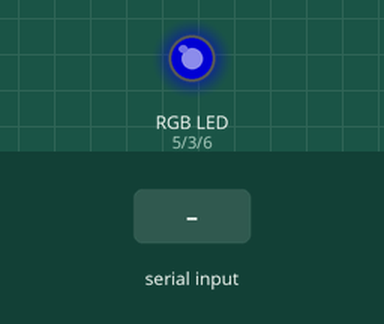
Simulated run of this sketch. Board: Arduino Uno, built with avr-gcc and run on an emulated ATmega328P. Parts: an RGB LED mixed from three pins (HIGH = lit). Inputs (shaded band) come from the test bench. Dim RGB values are drawn brighter than linear; what the sketch prints to the serial monitor is not drawn.

Above: at 1.5 s.
1.6 s: "90,45,200\n" received over the second serial link
At 2.4 s:
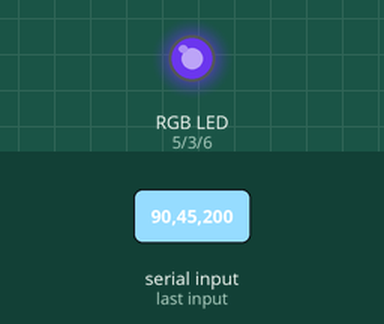
3.1 s: "30,150,10\n" received over the second serial link
At 3.6 s:
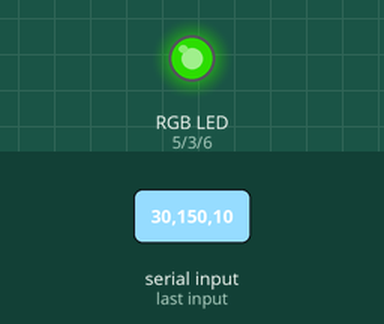
Timing chart, 0 to 6.1 s (numbered marks = the images above; inputs shaded):
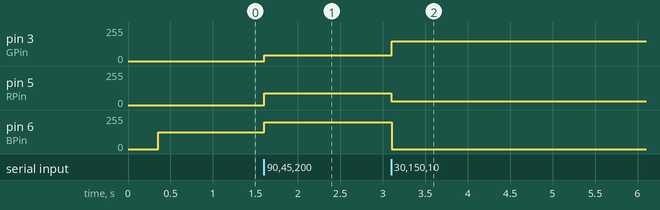

The sketch:

lamp_shield_test.ino
```cpp
#include <SoftwareSerial.h>

#define rxPin 2
#define txPin 4

#define RPin 5
#define GPin 3
#define BPin 6

int red = 0;
int green = 0;
int blue = 125;

int newRed, newGreen, newBlue;

String inputString = ""; // for incoming data
boolean stringComplete = false;

SoftwareSerial bluetooth(rxPin, txPin);

void setup() {
  pinMode(RPin, OUTPUT);
  pinMode(GPin, OUTPUT);
  pinMode(BPin, OUTPUT);

  Serial.begin(9600);
 Serial.println("Serial ready");

  //taken from https://wiki.hci.uni-hannover.de/doku.php?id=research:thesis:ems-navigation:prototyping
  bluetooth.begin(115200);        // The Bluetooth Mate defaults to 115200bps
  delay(320);                     // IMPORTANT DELAY! (Minimum ~276ms)
  bluetooth.print("$$$");         // Enter command mode
  delay(15);                      // IMPORTANT DELAY! (Minimum ~10ms)
  bluetooth.println("U,9600,N");  // Temporarily Change the baudrate to 9600, no parity
  bluetooth.begin(9600);          // Start bluetooth serial at 9600

  bluetooth.println("Bluetooth ready");
}

void fade(int newR, int newG, int newB){
  int stepR, stepG, stepB;

  while(red != newR || green != newG || blue != newB){
    if(newR > red){
      red++;}
    else if(newR < red){
      red--;}
    if(newG > green)
      green++;
    else if(newG < green){
      green--;}
    if(newB > blue){
      blue++;}
    else if(newB < blue){
      blue--;}

    analogWrite(RPin, red);
    analogWrite(GPin, green);
    analogWrite(BPin, blue);
    //delay(10);
  }

  red = newR;
  green = newG;
  blue = newB;
}

void loop() {

  if(stringComplete) {
    // protocol is "rrrgggbbb", so check length and syntax
    if(inputString.length() != 10){
        bluetooth.println("Error! Wrong String length!");
    }
    else { // decompose and convert
      newRed = (String(inputString[0]) + String(inputString[1]) + String(inputString[2])).toInt();
      newGreen = (String(inputString[3]) + String(inputString[4]) + String(inputString[5])).toInt();
      newBlue = (String(inputString[6]) + String(inputString[7]) + String(inputString[8])).toInt();

      fade(newRed, newGreen, newBlue);
      //red = newRed;
      //green = newGreen;
      //blue = newBlue;

      /*
      Serial.print("R: ");
      Serial.print(red);
      Serial.print(" G: ");
      Serial.print(green);
      Serial.print(" B: ");
      Serial.println(blue);
      */
    }
    inputString = "";
    stringComplete = false;
  }

  analogWrite(RPin, red);
  analogWrite(GPin, green);
  analogWrite(BPin, blue);

  if(bluetooth.available()) {
    char inChar = bluetooth.read();
    inputString += inChar;
    if(inChar == '\n') {
      stringComplete = true;
    }
  }
}
```

Measured:
- after the input at 1.6 s, pin 3 (GPin): 0/255 → 45/255 at once; pin 5 (RPin): 0/255 → 90/255 at once; pin 6 (BPin): 125/255 → 200/255 at once
- after the input at 3.1 s, pin 3 (GPin): 45/255 → 150/255 at once; pin 5 (RPin): 90/255 → 30/255 at once; pin 6 (BPin): 200/255 → 0/255 at once
